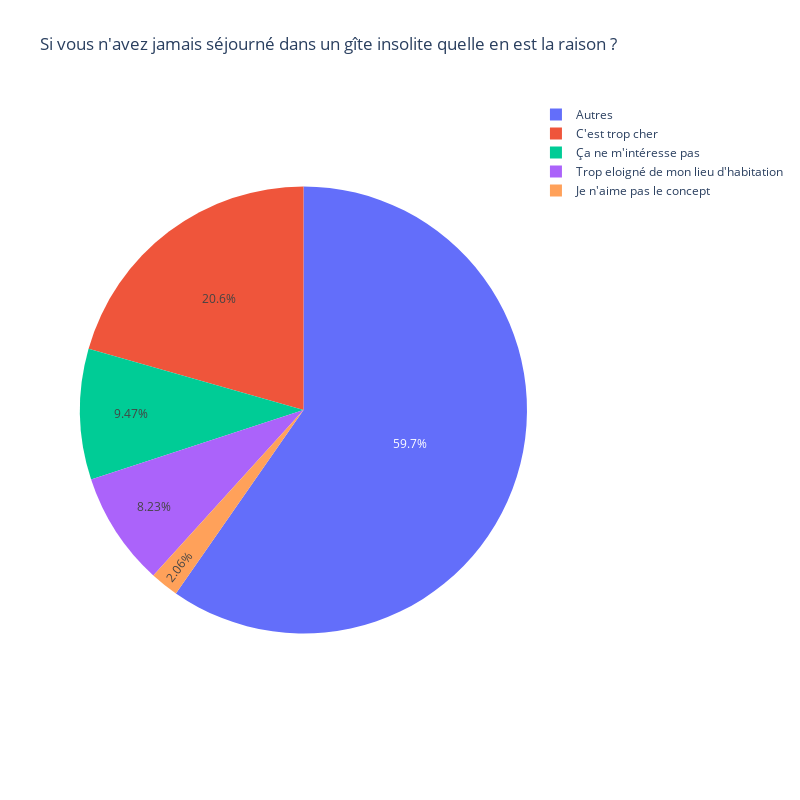

Notebook cell for this chart:
### Code cell
question7_answers = [
    "Ça ne m'intéresse pas",
    "Trop eloigné de mon lieu d'habitation",
    "Je n'aime pas le concept",
    "C'est trop cher"
]

data_question7 = (
    df[cols[7]]
    # filter na
    .dropna()
    .apply(replace_if_not_in_list, list_to_remove=question7_answers)
    .value_counts()
)

fig = px.pie(
    data_question7,
    values=data_question7.values,
    names=data_question7.index,
    title=cols[7],
    width=800,
    height=800,
)


fig.update_traces(textposition='inside')
fig.update_layout(uniformtext_minsize=12, uniformtext_mode='hide')

# show the plot

fig.show()

### Figure 1 — Plotly figure (JSON) as saved in the notebook; plotly's stock layout.template omitted (floating-point values rounded to 4 significant figures)
{"data": [{"domain": {"x": [0, 1], "y": [0, 1]}, "hovertemplate": "index=%{label}<br>value=%{value}<extra></extra>", "labels": ["Autres", "C'est trop cher", "Ça ne m'intéresse pas", "Trop eloigné de mon lieu d'habitation", "Je n'aime pas le concept"], "legendgroup": "", "name": "", "showlegend": true, "textposition": "inside", "type": "pie", "values": [145, 50, 23, 20, 5]}], "layout": {"height": 800, "legend": {"tracegroupgap": 0}, "title": {"text": "Si vous n'avez jamais séjourné dans un gîte insolite quelle en est la raison ?"}, "uniformtext": {"minsize": 12, "mode": "hide"}, "width": 800}}
